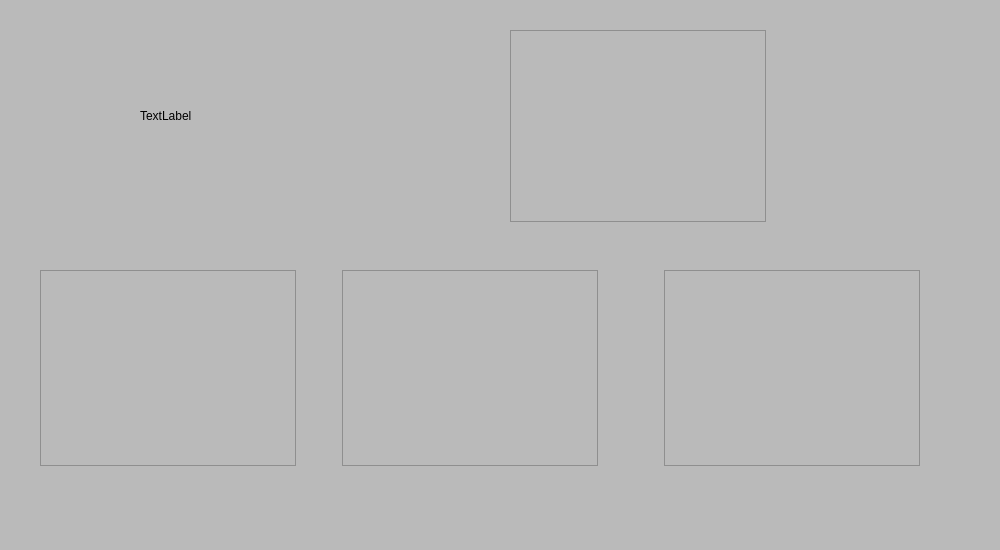
<?xml version="1.0" encoding="UTF-8"?>
<ui version="4.0">
 <class>East5</class>
 <widget class="QWidget" name="East5">
  <property name="geometry">
   <rect>
    <x>0</x>
    <y>0</y>
    <width>1000</width>
    <height>550</height>
   </rect>
  </property>
  <property name="windowTitle">
   <string>Form</string>
  </property>
  <property name="styleSheet">
   <string notr="true">QWidget {
     background-color:rgb(186, 186, 186);
}</string>
  </property>
  <widget class="QTableView" name="tableView">
   <property name="geometry">
    <rect>
     <x>510</x>
     <y>30</y>
     <width>256</width>
     <height>192</height>
    </rect>
   </property>
  </widget>
  <widget class="QWidget" name="layoutWidget">
   <property name="geometry">
    <rect>
     <x>40</x>
     <y>270</y>
     <width>880</width>
     <height>196</height>
    </rect>
   </property>
   <layout class="QHBoxLayout" name="horizontalLayout_2">
    <item>
     <layout class="QHBoxLayout" name="horizontalLayout">
      <item>
       <widget class="QTableView" name="tableView_2"/>
      </item>
      <item>
       <spacer name="horizontalSpacer">
        <property name="orientation">
         <enum>Qt::Horizontal</enum>
        </property>
        <property name="sizeHint" stdset="0">
         <size>
          <width>40</width>
          <height>20</height>
         </size>
        </property>
       </spacer>
      </item>
      <item>
       <widget class="QListView" name="listView"/>
      </item>
     </layout>
    </item>
    <item>
     <spacer name="horizontalSpacer_2">
      <property name="orientation">
       <enum>Qt::Horizontal</enum>
      </property>
      <property name="sizeHint" stdset="0">
       <size>
        <width>40</width>
        <height>20</height>
       </size>
      </property>
     </spacer>
    </item>
    <item>
     <widget class="QTableView" name="tableView_3"/>
    </item>
   </layout>
  </widget>
  <widget class="QLabel" name="img5">
   <property name="geometry">
    <rect>
     <x>140</x>
     <y>50</y>
     <width>161</width>
     <height>131</height>
    </rect>
   </property>
   <property name="text">
    <string>TextLabel</string>
   </property>
  </widget>
 </widget>
 <resources/>
 <connections/>
</ui>
